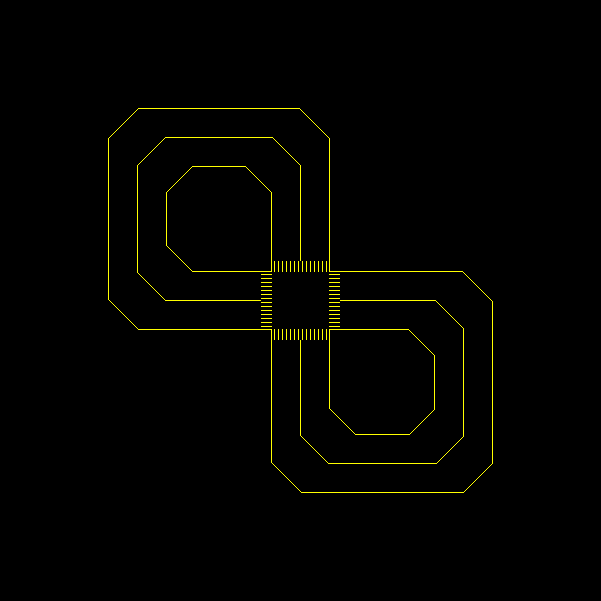
#> input picture ros_base_nodes/catkin_ws/src/coop_fub_nav/scripts/maps/cimat_reduced/map.png, 601 x 601 px
$ python flip_map.py
#> lines starting #> are read from the running program, lines starting #| are printed output that depends on the picture
import cv2

src = cv2.imread('./map.png')
#> src is the input picture: shape (601, 601, 3); mean B, G, R 0, 2.6, 2.6
fliped = cv2.flip(src,0) #0: vertical flip
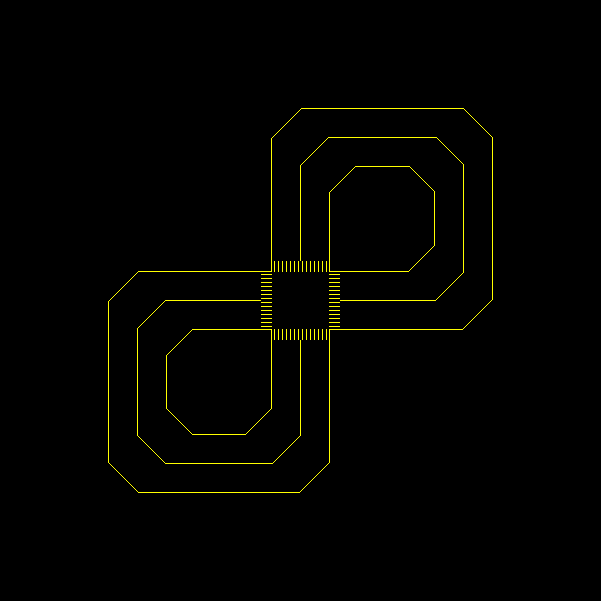
#> fliped: shape (601, 601, 3); mean B, G, R 0, 2.6, 2.6
cv2.imshow("image",fliped)
cv2.waitKey(0)
cv2.imwrite("map_flip.bmp",fliped)
